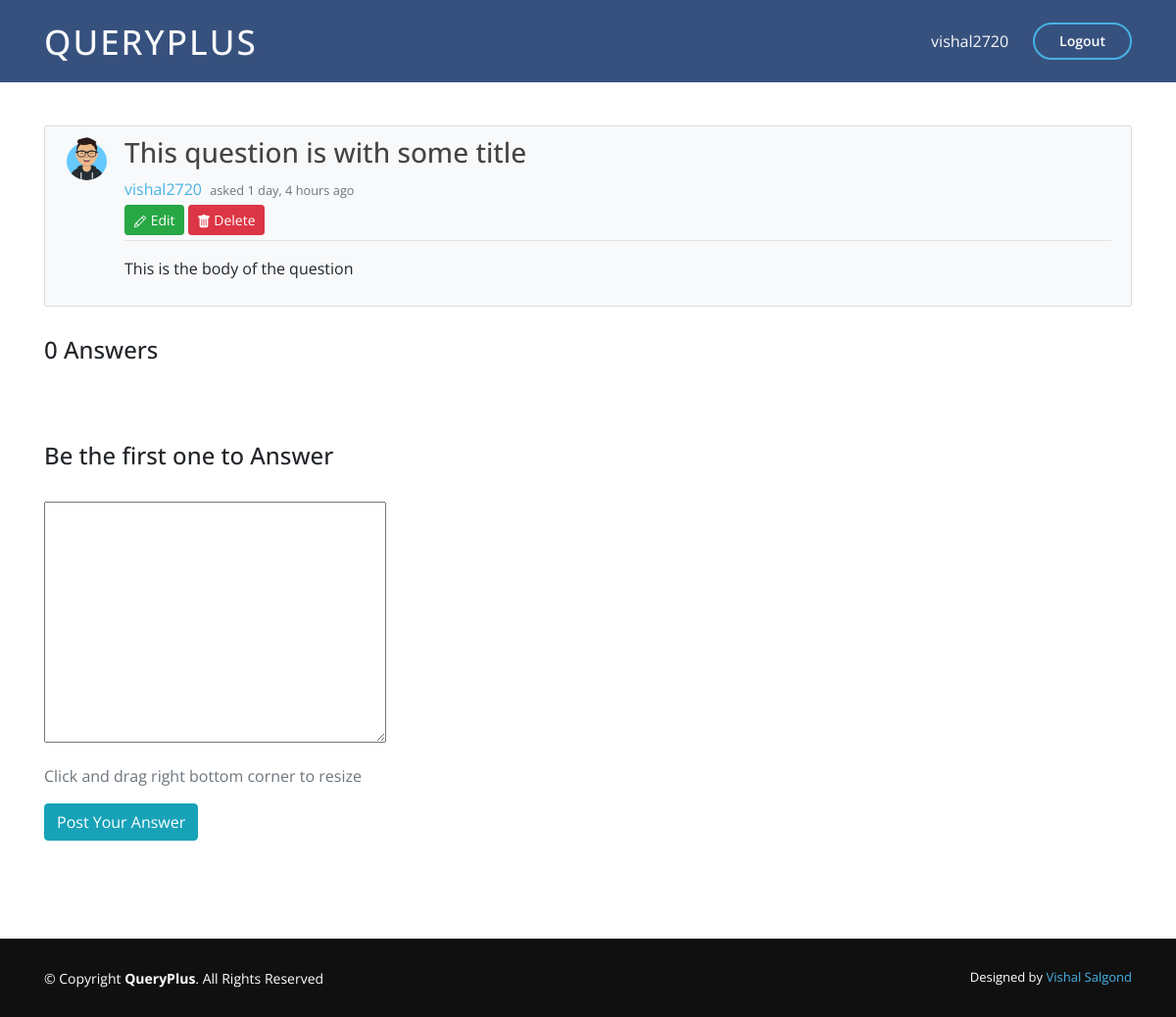
Before: /question/19/ (signed in) with the older database file.
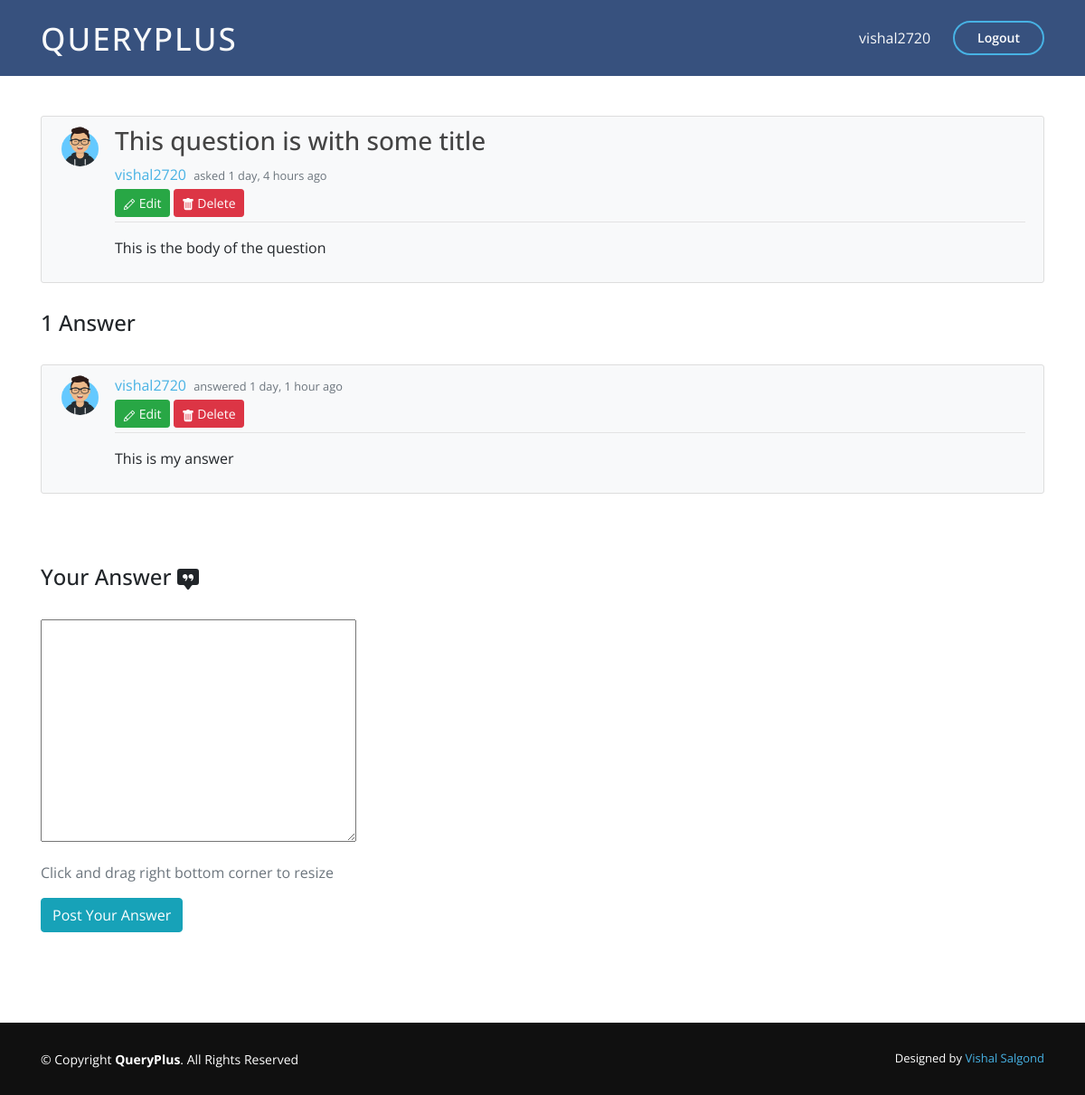
After: the same page with the newer database file.
### main_app/models.py (models this page shows, shortened)
class Answer(models.Model):
    content = RichTextField(blank=True, null=True)
    date_posted = models.DateTimeField(default=timezone.now)
    author = models.ForeignKey(User, on_delete=models.CASCADE)
    answered_to = models.ForeignKey(Question, on_delete=models.CASCADE)

class Profile(models.Model):
    user = models.OneToOneField(User, on_delete=models.CASCADE)
    image = models.ImageField(default='default.jpg',upload_to='profile_pics')

### main_app/views.py (the view, shortened to what this page needs)
# urls.py: path('question/<int:pk>/', QuestionDetailView.as_view(), name='question-detail'),
class QuestionDetailView(DetailView):
    model = Question
    def get_context_data(self, *args, **kwargs):
        context = super(QuestionDetailView,
             self).get_context_data(*args, **kwargs)
        context["form"] = AnswerForm()
        context["answers"] = Answer.objects.filter(answered_to=context["question"])
        context["count"] =  Answer.objects.filter(answered_to=context["question"]).count()
        return context

### main_app/forms.py
class AnswerForm(forms.ModelForm):
    class Meta:
        model = Answer
        fields = ["content"]

### main_app/templates/main_app/question_detail.html (shortened to what this page needs)
{% extends "main_app/base.html" %}
{% load crispy_forms_tags %}
{% load i18n %}
{% block content %}
    <div style="margin-bottom: 100px;" class="container">
    <article class="media content-section mt-5 bg-light">
        <img class="rounded-circle article-img" src="{{ object.author.profile.image.url }}" alt="user_image">
        <div class="media-body">
        <div class="article-metadata">
            <h3 class="article-title">{{ question.title|safe }}</h3>
            <a class="mr-1" href="{% url 'user-profile' question.author.username %}">{{ question.author }}</a>
            <small class="text-muted">asked {{ question.date_posted|timesince }} ago</small>
            {% if question.author == user %}
                <div>
                    <a class="btn btn-success btn-sm mt-1 mb-1" href="{% url 'question-update' object.id %}">
                        Edit</a>
                    <a class="btn btn-danger btn-sm mt-1 mb-1" href="{% url 'question-delete' object.id %}">
                        Delete</a>
                </div>
            {% endif %}
        </div>
            <p class="article-title">{{ question.question|safe }}</p>
        </div>
    </article>
    <br>
    {% if count  %}
        {% for ans in answers %}
            <article class="media content-section bg-light">
                <img class="rounded-circle article-img" src="{{ ans.author.profile.image.url }}" alt="">
                <div class="media-body">
                <div class="article-metadata">
                    <a class="mr-1" href="{% url 'user-profile' ans.author.username %}">{{ ans.author }}</a>
                    <small class="text-muted">answered {{ ans.date_posted|timesince }} ago</small>
                    {% if ans.author == user %}
                    <div>
                        <a class="btn btn-success btn-sm mt-1 mb-1" href="{% url 'answer-update' ans.id %}">
                            Edit</a>
                        <a class="btn btn-danger btn-sm mt-1 mb-1" href="{% url 'answer-delete' ans.id %}">
                            Delete</a>
                    </div>
                {% endif %}
                </div>
                <p>{{ ans.content|safe }}</p>
                </div>
            </article>
        {% endfor %}
    {% endif %}
    <form method="POST">
        <fieldset class="form-group">
            {% if count  %}
                <h4 class="mt-5">Your Answer
                </h4>
                <br>
            {% else %}
                <h4 class="mt-5">Be the first one to Answer</h4>
                <br>
            {% endif %}
            <div>
                {{ form.content|safe }} {{ form.media }}
            </div>
        </fieldset>
        <div class="mb-3 text-muted">
            <span>Click and drag right bottom corner to resize</span>
        </div>
        <div class="form-group">
            <button class="btn btn-info" type="submit">Post Your Answer</button>
        </div>
    </form>
</div>
{% endblock content %}

Changed rows visible on the page:
added Answer: author.profile.image (picture), author "vishal2720", date_posted "1 day, 1 hour", shows "Edit", content "This is my answer"
Other visible differences:
text no longer shown: "0 Answers Be the first one to Answer"
text now shown: "1 Answer Your Answer"
